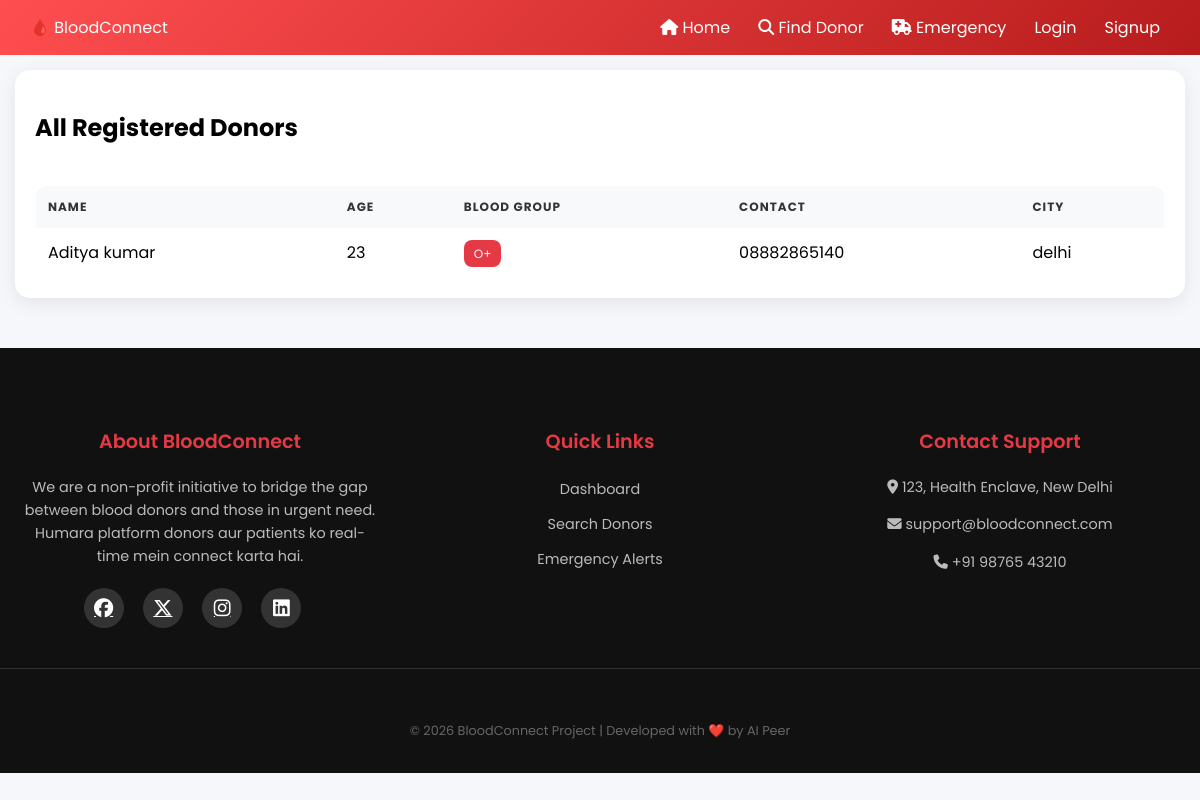
The page /donors on the database its author committed.
### tables this page shows
CREATE TABLE users(
        id INTEGER PRIMARY KEY AUTOINCREMENT,
        name TEXT,
        email TEXT UNIQUE,
        password TEXT,
        age INTEGER,
        blood_group TEXT,
        contact TEXT,
        city TEXT,
        role TEXT DEFAULT 'Requester' -- 'Donor' or 'Requester'
    );

### app.py (the view)
    @app.route("/donors")
    def donors_list():
        data = g.db.execute("SELECT * FROM users WHERE role='Donor' ORDER BY id DESC").fetchall()
        return render_template("donors.html", donors=data)

### app.py (called while the page is built)
def get_db():
    conn = sqlite3.connect(DB_PATH)
    conn.row_factory = sqlite3.Row
    return conn

### templates/donors.html
{% extends "base.html" %}
{% block content %}
<section class="card">
    <h2>All Registered Donors</h2>
    {% if donors %}
    <div class="table-container">
        <table class="modern-table">
            <thead>
                <tr>
                    <th>Name</th>
                    <th>Age</th>
                    <th>Blood Group</th>
                    <th>Contact</th>
                    <th>City</th>
                </tr>
            </thead>
            <tbody>
                {% for donor in donors %}
                <tr>
                    <td>{{ donor["name"] }}</td>
                    <td>{{ donor["age"] }}</td>
                    <td><span class="badge">{{ donor["blood_group"] }}</span></td>
                    <td>{{ donor["contact"] }}</td>
                    <td>{{ donor["city"] }}</td>
                </tr>
                {% endfor %}
            </tbody>
        </table>
    </div>
    {% else %}
        <p class="empty">No donors found.</p>
    {% endif %}
</section>
{% endblock %}

### static/style.css (style rules this page uses)
body { font-family: 'Poppins', sans-serif; margin: 0; background: #f5f7fb; }
.card { background: white; padding: 20px; margin: 15px; border-radius: 15px; box-shadow: 0 5px 20px rgba(0,0,0,0.08); transition: 0.3s; }
.table-container { overflow-x: auto; }
.modern-table { width: 100%; border-collapse: collapse; }
.modern-table th { background: #e63946; color: white; padding: 10px; }
.modern-table td { padding: 10px; border-bottom: 1px solid #eee; }
.card, .action-card { animation: fadeIn 0.6s ease-in; }
.modern-table { width: 100%; border-collapse: collapse; border-radius: 12px; overflow: hidden; }
.modern-table th { background: linear-gradient(135deg, #ff4e50, #b71c1c); color: white; padding: 12px; text-align: left; }
.modern-table td { padding: 12px; border-bottom: 1px solid #eee; }
.badge { background: #e63946; color: white; padding: 5px 10px; border-radius: 8px; font-size: 12px; }
.modern-table { margin-top: 20px; border-radius: 12px; overflow: hidden; border: 1px solid #f0f0f0; }
.modern-table th { background: #f8f9fa; color: #333; font-weight: 700; text-transform: uppercase; font-size: 12px; letter-spacing: 1px; }

### rows shown on the page
users: name "Aditya kumar", age "23", blood_group "O+", contact "08882865140", city "delhi"
